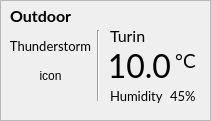
   <widget class="QFrame" name="frame_Weath">
    <property name="geometry">
     <rect>
      <x>30</x>
      <y>100</y>
      <width>211</width>
      <height>121</height>
     </rect>
    </property>
    <property name="frameShape">
     <enum>QFrame::StyledPanel</enum>
    </property>
    <property name="frameShadow">
     <enum>QFrame::Raised</enum>
    </property>
    <widget class="QLabel" name="outHum">
     <property name="geometry">
      <rect>
       <x>170</x>
       <y>80</y>
       <width>41</width>
       <height>31</height>
      </rect>
     </property>
     <property name="font">
      <font>
       <family>lato</family>
       <pointsize>10</pointsize>
      </font>
     </property>
     <property name="text">
      <string>45%</string>
     </property>
     <property name="alignment">
      <set>Qt::AlignLeading|Qt::AlignLeft|Qt::AlignVCenter</set>
     </property>
    </widget>
    <widget class="QLabel" name="label_20">
     <property name="geometry">
      <rect>
       <x>10</x>
       <y>0</y>
       <width>71</width>
       <height>31</height>
      </rect>
     </property>
     <property name="font">
      <font>
       <family>lato</family>
       <pointsize>12</pointsize>
       <weight>75</weight>
       <bold>true</bold>
       <underline>false</underline>
      </font>
     </property>
     <property name="text">
      <string>Outdoor</string>
     </property>
    </widget>
    <widget class="QLabel" name="location">
     <property name="geometry">
      <rect>
       <x>110</x>
       <y>20</y>
       <width>101</width>
       <height>31</height>
      </rect>
     </property>
     <property name="font">
      <font>
       <family>lato</family>
       <pointsize>12</pointsize>
      </font>
     </property>
     <property name="text">
      <string>Turin</string>
     </property>
     <property name="alignment">
      <set>Qt::AlignLeading|Qt::AlignLeft|Qt::AlignVCenter</set>
     </property>
    </widget>
    <widget class="QLabel" name="weathIcon">
     <property name="geometry">
      <rect>
       <x>0</x>
       <y>40</y>
       <width>101</width>
       <height>71</height>
      </rect>
     </property>
     <property name="text">
      <string>icon</string>
     </property>
     <property name="alignment">
      <set>Qt::AlignCenter</set>
     </property>
    </widget>
    <widget class="QLabel" name="outTemp">
     <property name="geometry">
      <rect>
       <x>100</x>
       <y>40</y>
       <width>71</width>
       <height>51</height>
      </rect>
     </property>
     <property name="font">
      <font>
       <family>lato</family>
       <pointsize>24</pointsize>
      </font>
     </property>
     <property name="text">
      <string>10.0</string>
     </property>
     <property name="alignment">
      <set>Qt::AlignRight|Qt::AlignTrailing|Qt::AlignVCenter</set>
     </property>
    </widget>
    <widget class="QLabel" name="outTemp_4">
     <property name="geometry">
      <rect>
       <x>110</x>
       <y>80</y>
       <width>61</width>
       <height>31</height>
      </rect>
     </property>
     <property name="font">
      <font>
       <family>lato</family>
       <pointsize>10</pointsize>
      </font>
     </property>
     <property name="text">
      <string>Humidity</string>
     </property>
     <property name="alignment">
      <set>Qt::AlignLeading|Qt::AlignLeft|Qt::AlignVCenter</set>
     </property>
    </widget>
    <widget class="QLabel" name="condition">
     <property name="geometry">
      <rect>
       <x>0</x>
       <y>30</y>
       <width>101</width>
       <height>31</height>
      </rect>
     </property>
     <property name="font">
      <font>
       <family>lato</family>
       <pointsize>10</pointsize>
      </font>
     </property>
     <property name="text">
      <string>Thunderstorm</string>
     </property>
     <property name="alignment">
      <set>Qt::AlignCenter</set>
     </property>
    </widget>
    <widget class="QLabel" name="label_21">
     <property name="geometry">
      <rect>
       <x>170</x>
       <y>40</y>
       <width>31</width>
       <height>41</height>
      </rect>
     </property>
     <property name="font">
      <font>
       <family>lato</family>
       <pointsize>14</pointsize>
       <weight>50</weight>
       <bold>false</bold>
      </font>
     </property>
     <property name="text">
      <string>°C</string>
     </property>
     <property name="alignment">
      <set>Qt::AlignCenter</set>
     </property>
    </widget>
    <widget class="Line" name="line_2">
     <property name="geometry">
      <rect>
       <x>90</x>
       <y>30</y>
       <width>16</width>
       <height>71</height>
      </rect>
     </property>
     <property name="orientation">
      <enum>Qt::Vertical</enum>
     </property>
    </widget>
   </widget>
